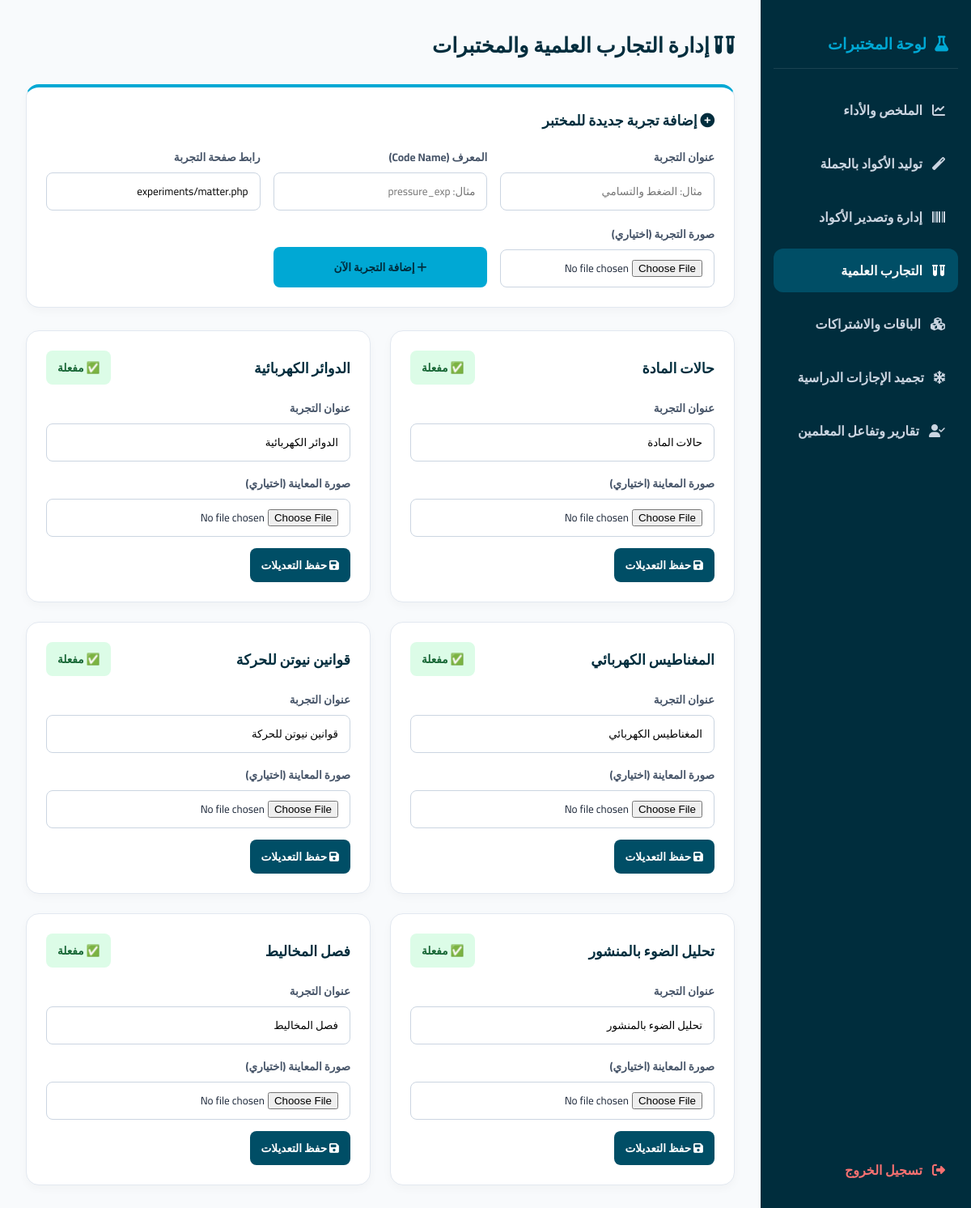
The page /admin/experiments.php (signed in) on the database its author committed.
### tables this page shows
CREATE TABLE IF NOT EXISTS `experiments` (
  `id` int(11) NOT NULL AUTO_INCREMENT,
  `code_name` varchar(50) NOT NULL,
  `title` varchar(100) NOT NULL,
  `page_url` varchar(100) NOT NULL,
  `image_url` varchar(255) DEFAULT NULL,
  `is_active` tinyint(4) DEFAULT 1,
  `created_at` timestamp NOT NULL DEFAULT current_timestamp(),
  PRIMARY KEY (`id`),
  UNIQUE KEY `code_name` (`code_name`)
);

### functions.php (called while the page is built, shortened)
<?php
require_once __DIR__ . '/config.php';
function getAllExperiments($active_only = false) {
    global $conn;
    $query = "SELECT * FROM experiments";
    $query .= " ORDER BY id ASC";
    $result = mysqli_query($conn, $query);
    return $result ? $result->fetch_all(MYSQLI_ASSOC) : [];
}

### admin/experiments.php (the view, shortened to what this page needs)
<?php
$experiments = getAllExperiments();
?>
<!DOCTYPE html>
<html lang="ar" dir="rtl">
<head>
    <link rel="stylesheet" href="https://cdnjs.cloudflare.com/ajax/libs/font-awesome/6.4.0/css/all.min.css">
</head>
<body>
    <div class="sidebar">
        <div class="sidebar-brand"><i class="fas fa-flask"></i> لوحة المختبرات</div>
        <a href="index.php" class="nav-item"><i class="fas fa-chart-line"></i> الملخص والأداء</a>
        <a href="create_codes.php" class="nav-item"><i class="fas fa-magic"></i> توليد الأكواد بالجملة</a>
        <a href="manage_codes.php" class="nav-item"><i class="fas fa-barcode"></i> إدارة وتصدير الأكواد</a>
        <a href="experiments.php" class="nav-item active"><i class="fas fa-vials"></i> التجارب العلمية</a>
        <a href="packages.php" class="nav-item"><i class="fas fa-cubes"></i> الباقات والاشتراكات</a>
        <a href="system_freeze.php" class="nav-item"><i class="fas fa-snowflake"></i> تجميد الإجازات الدراسية</a>
        <a href="statistics.php" class="nav-item"><i class="fas fa-user-check"></i> تقارير وتفاعل المعلمين</a>
        <a href="auth.php?logout=1" class="nav-item" style="margin-top: auto; color: #f87171;"><i class="fas fa-sign-out-alt"></i> تسجيل الخروج</a>
    </div>
    <div class="main-content">
        <div class="page-title"><i class="fas fa-vials"></i> إدارة التجارب العلمية والمختبرات</div>
        <div class="card" style="margin-bottom: 28px; border-top: 4px solid var(--accent);">
            <div class="card-title" style="margin-bottom: 16px;"><i class="fas fa-plus-circle"></i> إضافة تجربة جديدة للمختبر</div>
            <form method="POST" enctype="multipart/form-data" style="display: grid; grid-template-columns: repeat(auto-fit, minmax(220px, 1fr)); gap: 16px; align-items: end;">
                <div class="form-group" style="margin-bottom: 0;">
                    <label>عنوان التجربة</label>
                    <input type="text" name="title" placeholder="مثال: الضغط والتسامي" required>
                </div>
                <div class="form-group" style="margin-bottom: 0;">
                    <label>المعرف (Code Name)</label>
                    <input type="text" name="code_name" placeholder="مثال: pressure_exp" required>
                </div>
                <div class="form-group" style="margin-bottom: 0;">
                    <label>رابط صفحة التجربة</label>
                    <input type="text" name="page_url" placeholder="experiments/matter.php" value="experiments/matter.php">
                </div>
                <div class="form-group" style="margin-bottom: 0;">
                    <label>صورة التجربة (اختياري)</label>
                    <input type="file" name="exp_image" accept="image/*">
                </div>
                <div>
                    <button type="submit" name="add_exp" class="btn" style="background: var(--accent); color: var(--dark); padding: 12px 20px; width: 100%; font-weight: 800;"><i class="fas fa-plus"></i> إضافة التجربة الآن</button>
                </div>
            </form>
        </div>
        <div class="grid">
            <?php foreach ($experiments as $exp): ?>
                <div class="card">
                    <div class="card-header">
                        <div class="card-title"><?=htmlspecialchars($exp['title'])?></div>
                        <a href="experiments.php?toggle=<?=$exp['id']?>" class="btn btn-toggle <?=$exp['is_active'] ? 'active' : ''?>">
                            <?=$exp['is_active'] ? '✅ مفعلة' : '❌ متوقفة'?>
                        </a>
                    </div>
                    <form method="POST" enctype="multipart/form-data">
                        <div class="form-group">
                            <label>عنوان التجربة</label>
                            <input type="text" name="title" value="<?=htmlspecialchars($exp['title'])?>" required>
                        </div>
                        <div class="form-group">
                            <label>صورة المعاينة (اختياري)</label>
                            <input type="file" name="exp_image" accept="image/*">
                        </div>
                        <button type="submit" name="update_exp" class="btn"><i class="fas fa-save"></i> حفظ التعديلات</button>
                    </form>
                </div>
            <?php endforeach; ?>
        </div>
    </div>
</body>
</html>

### admin/experiments.php (style rules this page uses)
:root { --main: #004e66; --dark: #002d3d; --light: #f8fafc; --accent: #00a8d4; }
* { margin: 0; padding: 0; box-sizing: border-box; font-family: 'Cairo', sans-serif; }
body { background: var(--light); color: #1e293b; display: flex; min-height: 100vh; }
.sidebar { width: 260px; background: var(--dark); color: white; padding: 24px 16px; display: flex; flex-direction: column; gap: 12px; }
.sidebar-brand { font-size: 1.2rem; font-weight: 800; padding: 12px; color: var(--accent); display: flex; align-items: center; gap: 10px; border-bottom: 1px solid rgba(255,255,255,0.1); margin-bottom: 12px; }
.nav-item { display: flex; align-items: center; gap: 12px; padding: 12px 16px; color: #cbd5e1; text-decoration: none; border-radius: 12px; font-weight: 600; transition: 0.2s; }
.nav-item:hover, .nav-item.active { background: var(--main); color: white; }
.main-content { flex: 1; padding: 32px; overflow-y: auto; }
.page-title { font-size: 1.6rem; font-weight: 800; color: var(--dark); margin-bottom: 24px; }
.grid { display: grid; grid-template-columns: repeat(auto-fit, minmax(300px, 1fr)); gap: 24px; }
.card { background: white; border-radius: 16px; padding: 24px; border: 1px solid #e2e8f0; box-shadow: 0 4px 12px rgba(0,0,0,0.03); }
.card-header { display: flex; justify-content: space-between; align-items: center; margin-bottom: 16px; }
.card-title { font-size: 1.1rem; font-weight: 800; color: var(--dark); }
.btn { padding: 8px 14px; background: var(--main); color: white; text-decoration: none; border-radius: 8px; font-weight: 700; border: none; cursor: pointer; font-size: 0.85rem; }
.btn-toggle { background: #e2e8f0; color: #475569; }
.btn-toggle.active { background: #dcfce7; color: #166534; }
.form-group { margin-bottom: 14px; }
.form-group label { display: block; font-weight: 700; font-size: 0.85rem; color: #475569; margin-bottom: 6px; }
.form-group input { width: 100%; padding: 10px 14px; border: 1px solid #cbd5e1; border-radius: 8px; outline: none; }

### rows shown on the page
experiments: title "حالات المادة", is_active "✅ مفعلة"
experiments: title "الدوائر الكهربائية", is_active "✅ مفعلة"
experiments: title "المغناطيس الكهربائي", is_active "✅ مفعلة"
experiments: title "قوانين نيوتن للحركة", is_active "✅ مفعلة"
experiments: title "تحليل الضوء بالمنشور", is_active "✅ مفعلة"
experiments: title "فصل المخاليط", is_active "✅ مفعلة"
